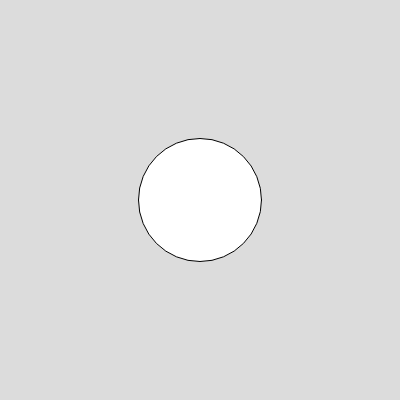
Frame 1 (no input)
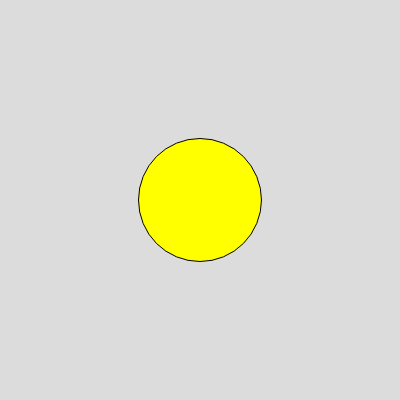
Frame 60 (no input)
Frame 120 (the mouse pressed at the canvas centre since frame 60): identical to frame 60, image omitted

The p5.js sketch that drew these frames (run headless with seeded random() and noise() and a simulated clock; from frame 60 on, the mouse is pressed at the canvas centre):

// p5.js sketch
// ── sketch.js
var ball={
  x: 39,
  y: 45,
  r: 123,
  color: ["red","lime","blue","yellow"]
};

function setup() {
  createCanvas(400, 400);
}

function draw() {

  background(220);
  ball.x = 200;
  ball.y = 200;
  
  circle(ball.x,ball.y,ball.r);
  fill(ball.color[3]);
}
